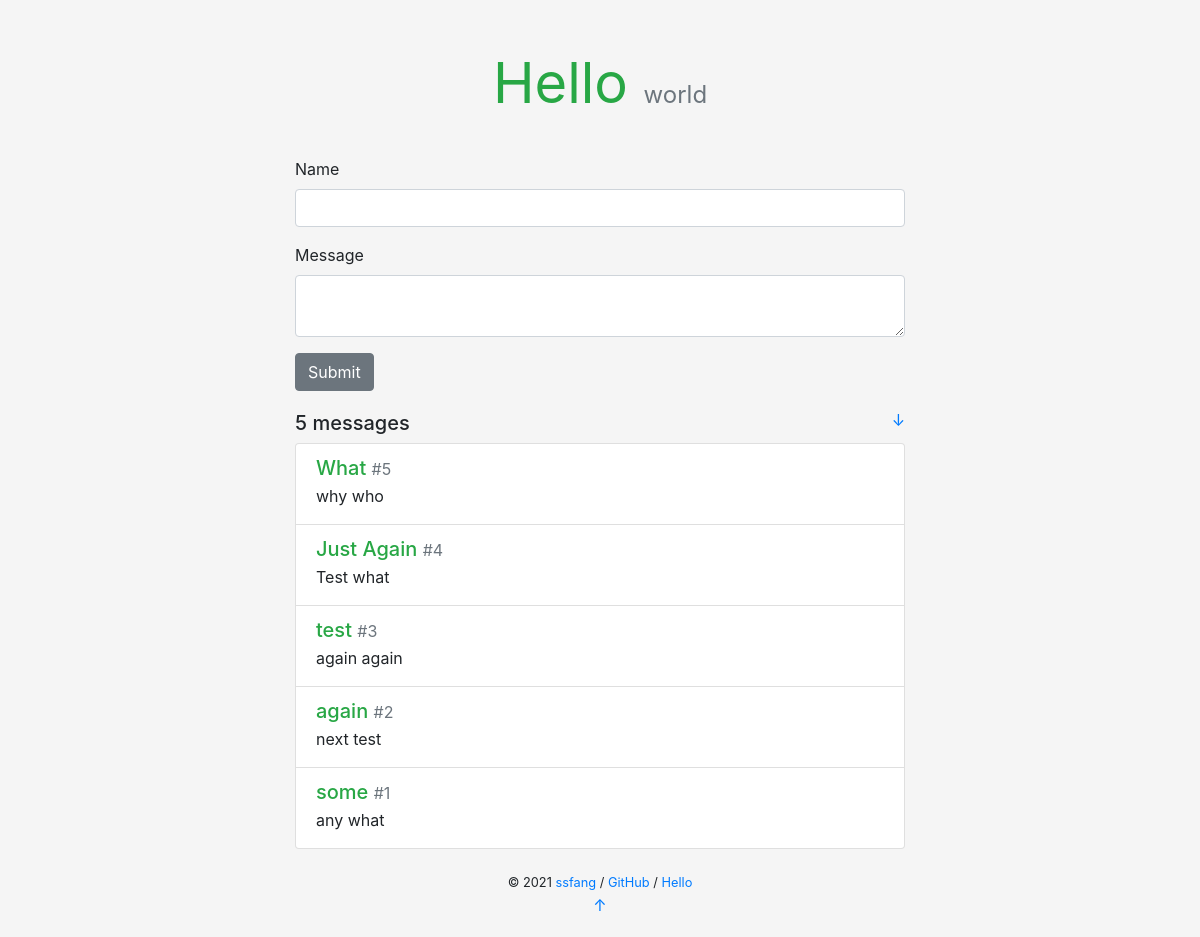
The page /hello/ on the database as committed earlier.
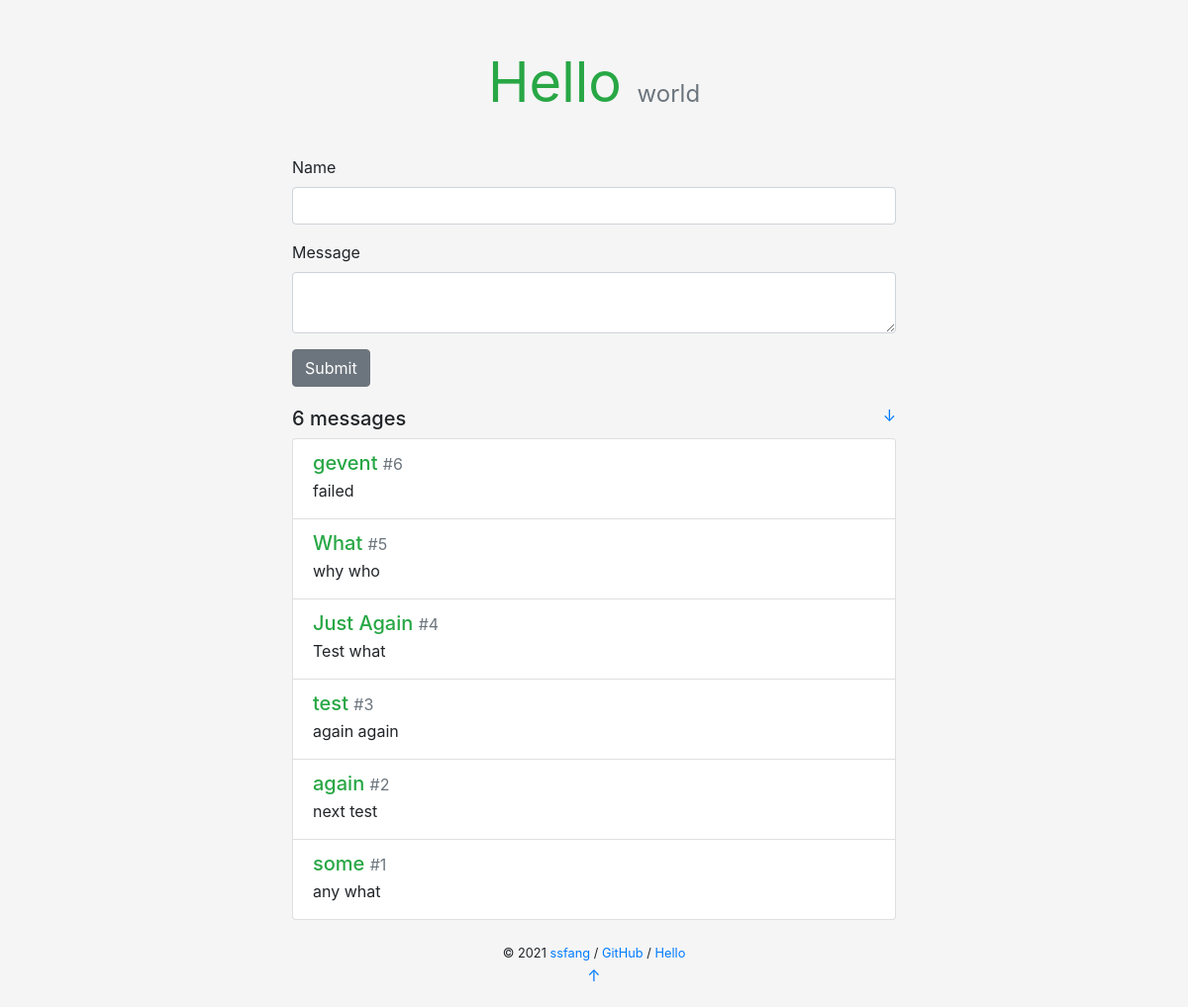
The same page on the database as committed later.
### apps/hello/models.py (models this page shows, shortened)
class BaseModel(models.Model):
    __abstract__ = True  # 声明当前类是抽象类，被继承调用不被创建
    id = models.Column(models.Integer, primary_key=True, autoincrement=True)

class HelloMessage(BaseModel):
    __tablename__ = "hello_message"
    msg_name = models.Column(models.String(32))
    body = models.Column(models.String(200))
    c_time = models.Column(models.DateTime, default=datetime.now, index=True)

### apps/hello/views.py (the view, shortened to what this page needs)
@hello.route('/', methods=['GET', 'POST'])
def index():
    form = HelloForm()
    messages = HelloMessage.query.order_by(HelloMessage.c_time.desc()).all()
    return render_template('hello/index.html', form=form, messages=messages)

### apps/hello/forms.py
class HelloForm(FlaskForm):
    msg_name = StringField(label='Name',
                           validators=[DataRequired(), Length(1, 32)])
    body = TextAreaField(label='Message',
                         validators=[DataRequired(), Length(1, 200)])
    submit = SubmitField()

### apps/hello/templates/hello/index.html (shortened to what this page needs)
{% extends 'hello/base.html' %}
{% block content %}
<div class="hello-form">
    <form action="" method="post" class="form" role="form">
        <div class="form-group required">
            <label class="form-control-label" for="name">Name</label>
            <input class="form-control" id="name" name="msg_name" required="" type="text" value="">
        </div>
        <div class="form-group required">
            <label class="form-control-label" for="body">Message</label>
            <textarea class="form-control" id="body" name="body" required=""></textarea>
        </div>
        <input class="btn btn-secondary" id="submit" name="submit" type="submit" value="Submit">
    </form>
</div>
<h5>
    {{ messages|length }} messages
    <small class="float-right">
        <a href="#bottom" title="Go Bottom">&darr;</a>
    </small>
</h5>
<div class="list-group">
    {% for message in messages %}
    <a class="list-group-item list-group-item-action flex-column">
        <div class="d-flex w-100 justify-content-between">
            <h5 class="mb-1 text-success">{{ message.msg_name }}
                <small class="text-muted"> #{{ loop.revindex }}</small>
            </h5>
        </div>
        <p class="mb-1">{{ message.body }}</p>
    </a>
    {% endfor %}
</div>
{% endblock %}

### apps/hello/templates/hello/base.html (shortened to what this page needs)
<!DOCTYPE html>
<html lang="en">
<head>
    <link rel="stylesheet" href="{{ url_for('static', filename='hello/css/bootstrap.min.css') }}" type="text/css">
    <link rel="stylesheet" href="{{ url_for('static', filename='hello/css/style.css') }}" type="text/css">
</head>
<body>
<main class="container">
    <header>
        <h1 class="text-center display-4">
            <a href="{{ url_for('hello.index') }}" class="text-success"><strong>Hello</strong></a>
            <small class="text-muted sub-title">world</small>
        </h1>
    </header>
    {% block content %}{% endblock %}
    <footer class="text-center">
        {% block footer %}
        <small> &copy; 2021 <a href="" title="Written by BestWishFang">ssfang</a> /
            <a href="https://github.com/bestwishfang/FrameWork/tree/master/apps/hello" title="Fork me on GitHub">GitHub</a> /
            <a href="" title="A HelloFlask project">Hello</a>
        </small>
        <p><a id="bottom" href="#" title="Go Top">&uarr;</a></p>
        {% endblock %}
    </footer>
</main>
</body>
</html>

### static/hello/css/style.css (style rules this page uses)
body { background-color: rgb(245, 245, 245) !important; }
p { overflow-wrap: break-word; word-wrap: break-word; }
.container { max-width: 640px !important; }
.hello-form { margin-bottom: 20px; }
header { margin: 50px 0 40px 0; }
header h1 { font-size: 60px; font-weight: bold; }
.sub-title { font-size: 24px; }
header a { text-decoration: none !important; }
footer { margin: 20px; }

Rows that differ between the two databases and show on the page:
added HelloMessage: msg_name "gevent", body "failed"
Other text that changed with them:
{{ messages|length }}: "5" → "6"
